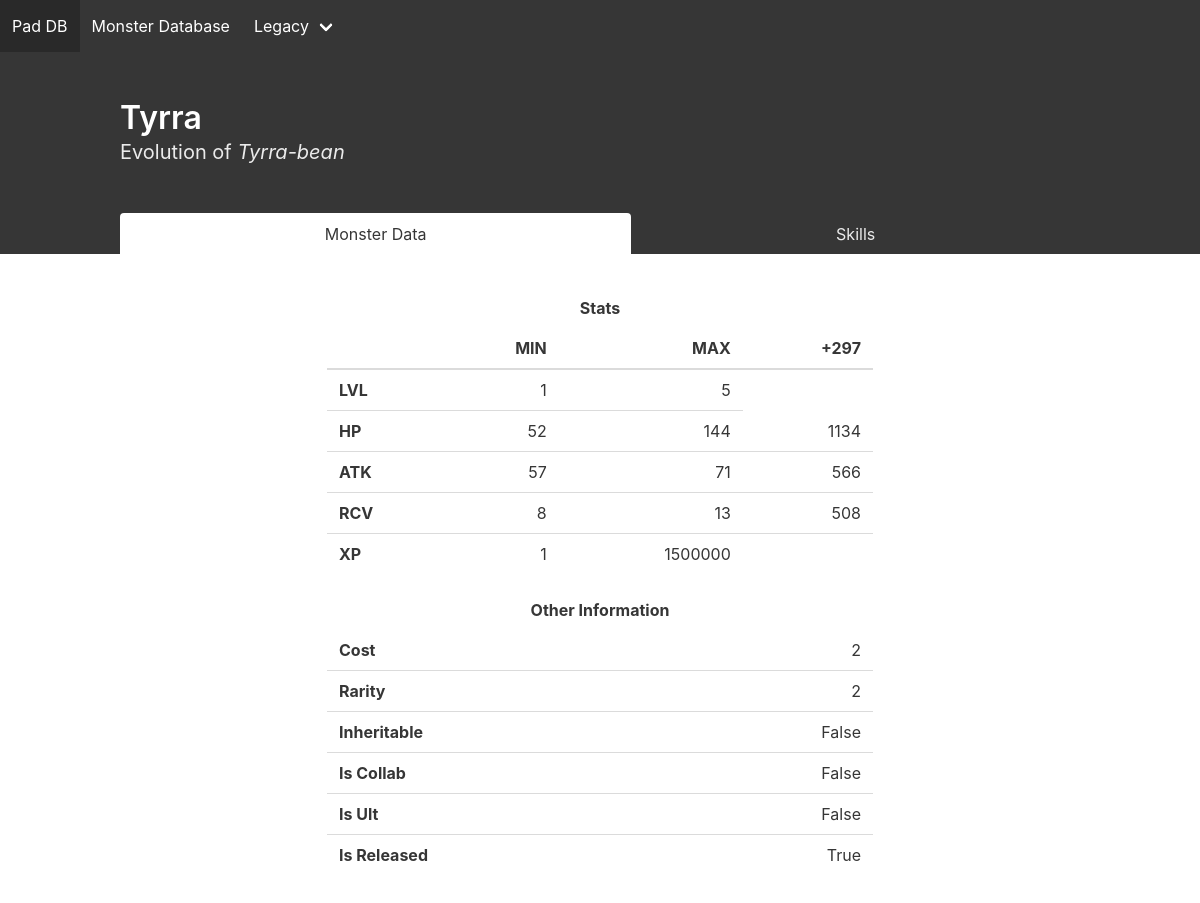
Before: /monster/na/1/ with the older database file.
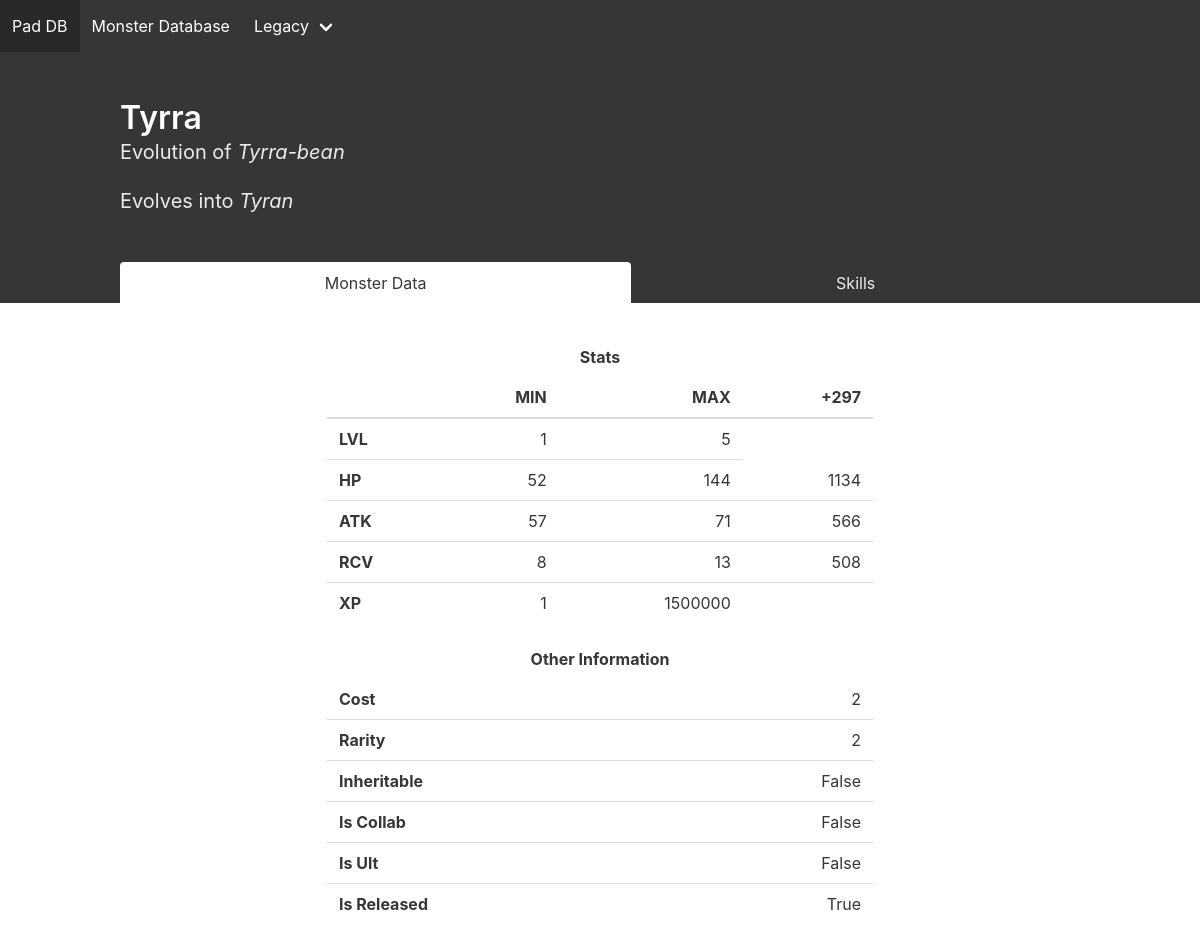
After: the same page with the newer database file.
### monsterdatabase/models.py (models this page shows, shortened)
class MonsterData(models.Model):
    activeSkillID = models.IntegerField(blank=True)
    ancestorID = models.IntegerField(default=0)
    attributeID = models.IntegerField(default=0)
    baseID = models.IntegerField(default=0)
    cardID = models.IntegerField(default=0)
    cost = models.IntegerField(default=0)
    inheritable = models.BooleanField(default=False)
    isCollab = models.BooleanField(default=False)
    isReleased = models.BooleanField(default=False)
    isUlt = models.BooleanField(default=False)
    leaderSkillID = models.IntegerField(blank=True)
    maxATK = models.IntegerField(default=0)
    maxHP = models.IntegerField(default=0)
    maxLevel = models.IntegerField(default=0)
    maxRCV = models.IntegerField(default=0)
    minATK = models.IntegerField(default=0)
    minHP = models.IntegerField(default=0)
    minRCV = models.IntegerField(default=0)
    maxXP = models.IntegerField(default=0)
    name = models.CharField(default="", max_length=200)
    rarity = models.IntegerField(default=0)
    subAttributeID = models.IntegerField(default=0)
    hp99 = models.IntegerField(default=0)
    atk99 = models.IntegerField(default=0)
    rcv99 = models.IntegerField(default=0)
    evolutions = models.ManyToManyField(Evolution)

class CardNA(models.Model):
    activeSkill = models.ManyToManyField(ActiveSkill)
    leaderSkill = models.ManyToManyField(LeaderSkill)
    monster = models.OneToOneField(MonsterData, on_delete=models.CASCADE, related_name="monster", blank=True,
                                   null=True)

### monsterdatabase/views.py (the view)
# urls.py: path('monster/na/<int:card_id>/', mv.cardViewNA),
def cardViewNA(request, card_id):
    template = 'monster.html'
    mnstr = MonsterData.objects.get(cardID=card_id)
    card = CardNA.objects.get(monster=mnstr)
    ancestor = None
    if mnstr.ancestorID != mnstr.cardID:
        if mnstr.ancestorID != 0:
            ancestor = CardNA.objects.get(monster=MonsterData.objects.get(cardID=mnstr.ancestorID))
    leaderskill = None
    if card.leaderSkill is not None:
        leaderskill = card.leaderSkill.all().first()
    activeskill = None
    if card.activeSkill is not None:
        activeskill = card.activeSkill.all().first()
    evos = None
    if len(mnstr.evolutions.all()) > 0:
        evos = []
        for evo in mnstr.evolutions.all():
            evoCard = CardNA.objects.get(monster=MonsterData.objects.get(cardID=evo.evo))
            if "Alt." not in evoCard.monster.name:
                evos.append(evoCard)
    context = {'activeskill': activeskill, 'leaderskill': leaderskill,
               'monster': card.monster, 'ancestor': ancestor, "evolutions": evos}
    return render(request, template, context)

### templates/monster.html (shortened to what this page needs)
{% extends 'home.html' %}
{% block content %}
    <section class="hero is-dark">
        <div class="hero-body">
            <div class="container">
                <h1 class="title">{{ monster.name }}</h1>
                {% if ancestor is not None %}
                    <h2 class="subtitle">Evolution of <a
                            href="/monster/na/{{ ancestor.monster.cardID }}"
                            class="is-italic"> {{ ancestor.monster.name }}</a></h2>
                {% endif %}
                {% if evolutions is not None %}
                    {% for evo in evolutions %}
                        <h2 class="subtitle" style="margin-bottom: 0%">Evolves into
                            <a href="/monster/na/{{ evo.monster.cardID }}"
                               class="is-italic"> {{ evo.monster.name }} </a>
                        </h2>
                    {% endfor %}
                {% endif %}
            </div>
        </div>
        <div class="hero-foot">
            <nav class="tabs is-boxed is-fullwidth">
                <div class="container">
                    <ul>
                        <li class="is-active" id="monstertab">
                            <a onclick="showMonsterData();">Monster Data</a>
                        </li>
                        <li id="leadertab">
                            <a onclick="showSkill();">Skills</a>
                        </li>
                    </ul>
                </div>
            </nav>
        </div>
    </section>
    <div class="columns is-centered is-5" style="margin: 2.5%">
        <div class="column is-half" id="monsterdata">
            <label class="label has-text-centered">Stats</label>
            <table class="table is-fullwidth">
                <thead>
                <tr>
                    <th></th>
                    <th class="has-text-right">MIN</th>
                    <th class="has-text-right">MAX</th>
                    <th class="has-text-right">+297</th>
                </tr>
                </thead>
                <tbody>
                <tr>
                    <th>LVL</th>
                    <td class="has-text-right"> 1</td>
                    <td class="has-text-right">{{ monster.maxLevel }}</td>
                </tr>
                <tr>
                    <th>HP</th>
                    <td class="has-text-right">{{ monster.minHP }}</td>
                    <td class="has-text-right">{{ monster.maxHP }}</td>
                    <td class="has-text-right">{{ monster.hp99 }}</td>
                </tr>
                <tr>
                    <th>ATK</th>
                    <td class="has-text-right">{{ monster.minATK }}</td>
                    <td class="has-text-right">{{ monster.maxATK }}</td>
                    <td class="has-text-right">{{ monster.atk99 }}</td>
                </tr>
                <tr>
                    <th>RCV</th>
                    <td class="has-text-right">{{ monster.minRCV }}</td>
                    <td class="has-text-right">{{ monster.maxRCV }}</td>
                    <td class="has-text-right">{{ monster.rcv99 }}</td>
                </tr>
                <tr>
                    <th>XP</th>
                    <td class="has-text-right">1</td>
                    <td class="has-text-right">{{ monster.maxXP }}</td>
                </tr>
                </tbody>
            </table>
            <label class="label has-text-centered">Other Information</label>
            <table class="table is-fullwidth">
                <tbody>
                <tr>
                    <th>Cost</th>
                    <td class="has-text-right">{{ monster.cost }}</td>
                </tr>
                <tr>
                    <th>Rarity</th>
                    <td class="has-text-right">{{ monster.rarity }}</td>
                </tr>
                <tr>
                    <th>Inheritable</th>
                    <td class="has-text-right">{{ monster.inheritable }}</td>
                </tr>
                <tr>
                    <th>Is Collab</th>
                    <td class="has-text-right">{{ monster.isCollab }}</td>
                </tr>
                <tr>
                    <th>Is Ult</th>
                    <td class="has-text-right">{{ monster.isUlt }}</td>
                </tr>
                <tr>
                    <th>Is Released</th>
                    <td class="has-text-right">{{ monster.isReleased }}</td>
                </tr>
                </tbody>
            </table>
        </div>
    </div>
{% endblock %}

### templates/home.html (shortened to what this page needs)
<!DOCTYPE html>
<html lang="en">
<head>
    <link rel="stylesheet" href="https://cdnjs.cloudflare.com/ajax/libs/bulma/0.7.1/css/bulma.min.css">
    <link rel="stylesheet" href="https://cdnjs.cloudflare.com/ajax/libs/bulma/0.7.1/css/bulma.min.css">
    {% load static %}
    <link rel="stylesheet" href="{% static 'css/dataTables.bulma.css' %}">
</head>
<body>
<nav class="navbar is-dark" role="navigation">
    <div class="navbar-menu">
        <div class="navbar-start">
            <a class="navbar-item" href="/">Pad DB</a>
            <a class="navbar-item" href="/monsterdb/na">Monster Database</a>
            <div class="navbar-item has-dropdown is-hoverable">
                <a class="navbar-link">
                    Legacy
                </a>
            </div>
        </div>
    </div>
</nav>
{% block content %}{% endblock %}
</body>
</html>

Changed rows visible on the page:
added CardNA: monster.name "Tyran"
